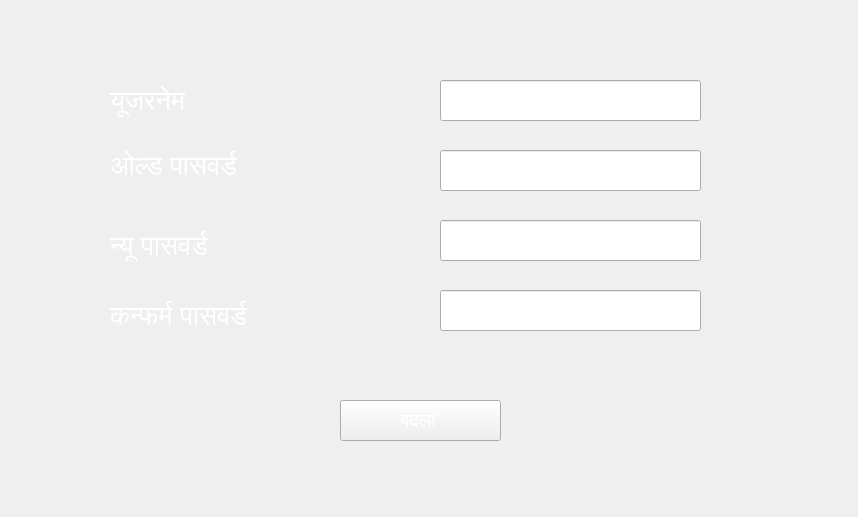
<?xml version="1.0" encoding="UTF-8"?>
<ui version="4.0">
 <class>Form</class>
 <widget class="QWidget" name="Form">
  <property name="geometry">
   <rect>
    <x>0</x>
    <y>0</y>
    <width>858</width>
    <height>517</height>
   </rect>
  </property>
  <property name="windowTitle">
   <string>Form</string>
  </property>
  <property name="styleSheet">
   <string notr="true">background-image: url(:/newPrefix/OS-X-Wallpaper.jpg);</string>
  </property>
  <widget class="QLabel" name="label_5">
   <property name="geometry">
    <rect>
     <x>110</x>
     <y>150</y>
     <width>181</width>
     <height>31</height>
    </rect>
   </property>
   <property name="font">
    <font>
     <pointsize>20</pointsize>
    </font>
   </property>
   <property name="styleSheet">
    <string notr="true">color: rgb(255, 255, 255);</string>
   </property>
   <property name="text">
    <string>ओल्ड पासवर्ड </string>
   </property>
  </widget>
  <widget class="QLineEdit" name="new_psd">
   <property name="geometry">
    <rect>
     <x>440</x>
     <y>220</y>
     <width>261</width>
     <height>41</height>
    </rect>
   </property>
  </widget>
  <widget class="QLabel" name="label_4">
   <property name="geometry">
    <rect>
     <x>110</x>
     <y>300</y>
     <width>231</width>
     <height>31</height>
    </rect>
   </property>
   <property name="font">
    <font>
     <pointsize>20</pointsize>
    </font>
   </property>
   <property name="styleSheet">
    <string notr="true">color: rgb(255, 255, 255);</string>
   </property>
   <property name="text">
    <string>कन्फर्म पासवर्ड </string>
   </property>
  </widget>
  <widget class="QLineEdit" name="old_pwd">
   <property name="geometry">
    <rect>
     <x>440</x>
     <y>150</y>
     <width>261</width>
     <height>41</height>
    </rect>
   </property>
  </widget>
  <widget class="QPushButton" name="badla">
   <property name="geometry">
    <rect>
     <x>340</x>
     <y>400</y>
     <width>161</width>
     <height>41</height>
    </rect>
   </property>
   <property name="font">
    <font>
     <pointsize>14</pointsize>
    </font>
   </property>
   <property name="styleSheet">
    <string notr="true">color: rgb(255, 255, 255);</string>
   </property>
   <property name="text">
    <string>बदला </string>
   </property>
  </widget>
  <widget class="QLabel" name="label_2">
   <property name="geometry">
    <rect>
     <x>110</x>
     <y>230</y>
     <width>181</width>
     <height>31</height>
    </rect>
   </property>
   <property name="font">
    <font>
     <pointsize>20</pointsize>
    </font>
   </property>
   <property name="styleSheet">
    <string notr="true">color: rgb(255, 255, 255);</string>
   </property>
   <property name="text">
    <string>न्यू पासवर्ड </string>
   </property>
  </widget>
  <widget class="QLineEdit" name="conf_pwd">
   <property name="geometry">
    <rect>
     <x>440</x>
     <y>290</y>
     <width>261</width>
     <height>41</height>
    </rect>
   </property>
  </widget>
  <widget class="QLineEdit" name="username">
   <property name="geometry">
    <rect>
     <x>440</x>
     <y>80</y>
     <width>261</width>
     <height>41</height>
    </rect>
   </property>
  </widget>
  <widget class="QLabel" name="label">
   <property name="geometry">
    <rect>
     <x>110</x>
     <y>80</y>
     <width>171</width>
     <height>41</height>
    </rect>
   </property>
   <property name="font">
    <font>
     <family>Ubuntu</family>
     <pointsize>20</pointsize>
     <weight>50</weight>
     <italic>false</italic>
     <bold>false</bold>
    </font>
   </property>
   <property name="styleSheet">
    <string notr="true">color: rgb(255, 255, 255);</string>
   </property>
   <property name="text">
    <string>यूजरनेम </string>
   </property>
  </widget>
 </widget>
 <resources>
  <include location="Login/login.qrc"/>
 </resources>
 <connections/>
</ui>
